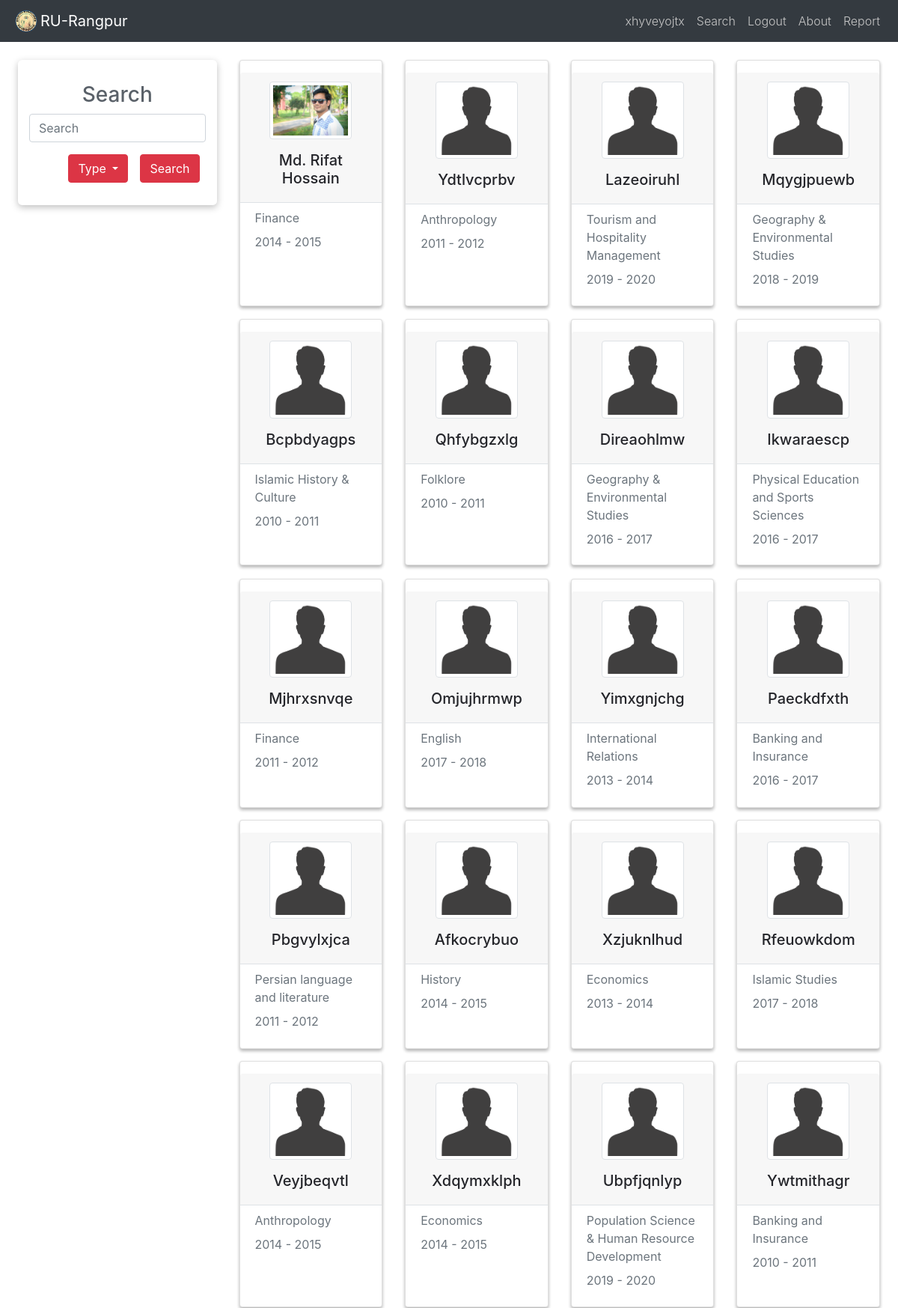
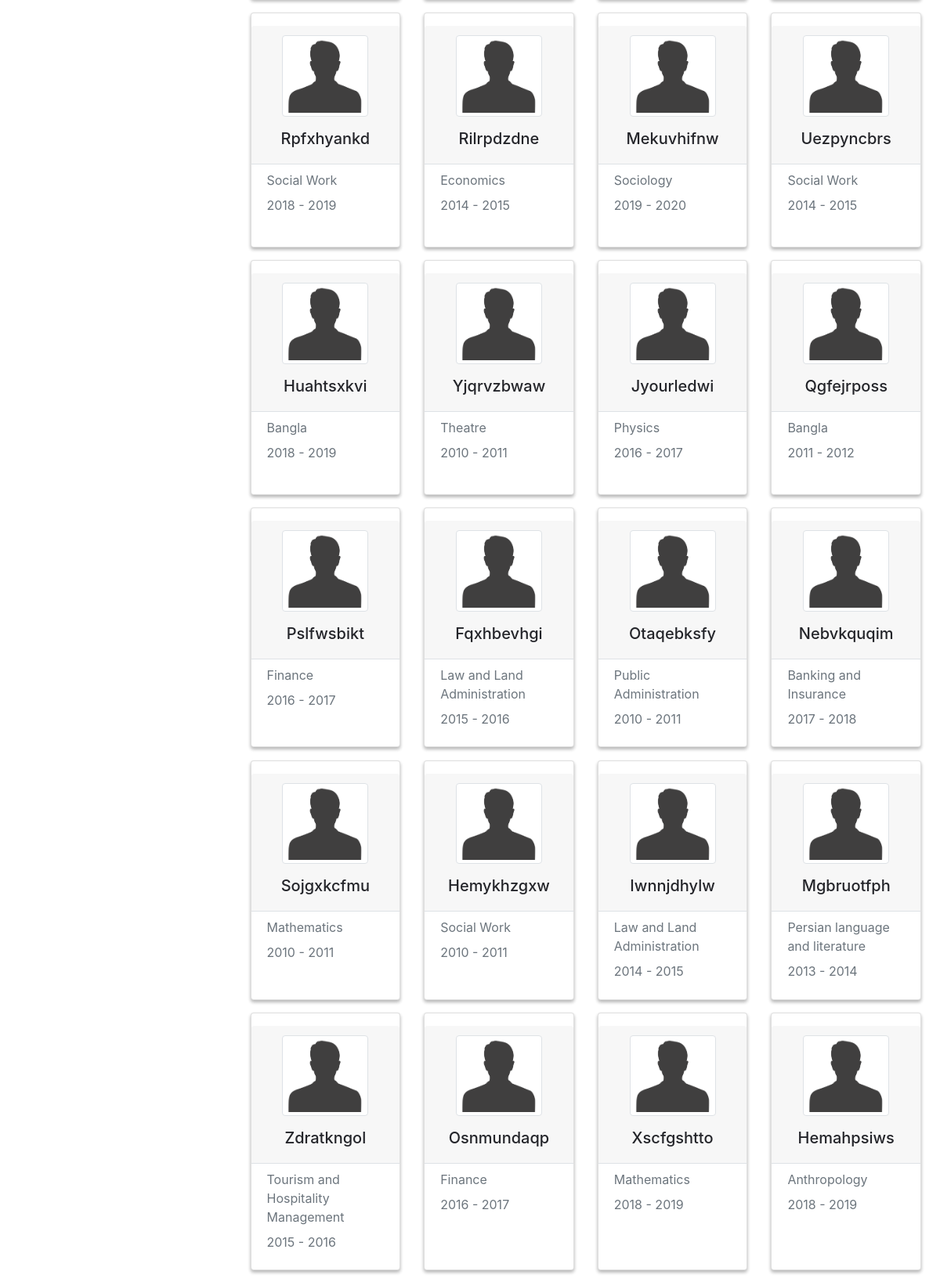
Screenshot of /search/ (signed in, upper part) with the database file from the repository (2 pictures, top to bottom).
### ru/models.py (models this page shows, shortened)
class UserInfo(models.Model):
    user = models.OneToOneField(User, on_delete=models.CASCADE)
    email = models.CharField(max_length=60, blank=True, null=True)
    view = models.PositiveIntegerField(default=0)
    date = models.DateField(default=datetime.now)
    slug = models.SlugField(blank=True, null=True, max_length=50)
    name = models.CharField(max_length=100, blank=True, null=True)
    mobile = models.CharField(max_length=20, blank=True, null=True)
    present_address = models.CharField(max_length=300, blank=True, null=True)
    permanent_address = models.CharField(max_length=300, blank=True)
    school = models.CharField(max_length=200, blank=True, null=True)
    college = models.CharField(max_length=200, blank=True, null=True)
    university = models.CharField(max_length=200, blank=True, null=True)
    relation = models.CharField(max_length=200, blank=True, null=True)
    dept = models.CharField(max_length=100, blank=True, null=True)
    session = models.CharField(max_length=20, blank=True, null=True)
    blood = models.CharField(max_length=9, blank=True, null=True)
    father = models.CharField(max_length=100, blank=True, null=True)
    mother = models.CharField(max_length=100, blank=True, null=True)
    gender = models.CharField(max_length=10, blank=True, null=True)
    fb = models.CharField(max_length=100, blank=True, null=True)
    bio = models.TextField(max_length=100, blank=True, null=True)
    img = models.ImageField(upload_to='profile_pics',
                            blank=True, default="default.png")
    alumni = models.BooleanField(default=False)

### search/views.py (the view)
# urls.py: path('search/', views.search, name='search'),
@login_required
def search(request):
    object = None
    q = request.GET.get('q')
    btn = request.GET.get('btn')
    if q is not None:
        if btn == 'By Name':
            object = UserInfo.objects.filter(name__icontains = q)
        elif btn == 'By Department':
            object = UserInfo.objects.filter(dept__icontains = q)
        elif btn == 'By Blood Group':
            object = UserInfo.objects.filter(blood__iexact = q)
        elif btn == 'By School':
            object = UserInfo.objects.filter(school__icontains = q)
        elif btn == 'By College':
            object = UserInfo.objects.filter(college__icontains = q)
        elif btn == 'By Session':
            object = UserInfo.objects.filter(session__icontains = q)
        else:
            object = UserInfo.objects.filter(Q(name__icontains = q) | Q(blood__icontains = q) | Q(relation__icontains = q) | Q(dept__icontains = q) | Q(school__icontains = q) |Q(college__icontains = q) |Q(session__icontains = q) |Q(slug__icontains = q) |Q(mobile__icontains = q) |Q(email__icontains = q) |Q(bio__icontains = q) |Q(present_address__icontains = q) |Q(permanent_address__icontains = q)  )
        if object.count() == 0:
            messages.error(request,"User Not Found! Try again!")
    else:
        object = UserInfo.objects.order_by('?')
    return render(request,'search/search.html',{'objects':object})

### Templates/search/search.html (shortened to what this page needs)
{% extends 'ru/nav.html' %}
{% load staticfiles %}
{% block navbar %}
<div class="main-content-container container-fluid px-4">
    <div class="row mt-4">
        <div class="col-lg-3 col-md-12 col-sm-12">
            <div class="container-search">
                <div class="">
                    <h3>Search</h3>
                </div>
                <form method="get">
                    <div class=" row">
                        <input class=" form-control col-md-12 mr-sm-2" type="search" required placeholder="Search"
                            name='q' aria-label="Search">
                    </div>
                    <div class="row d-flex justify-content-end">
                        <div class="btn-group mt-3 float-right mx-2">
                            <button type="button btn-search" class="btn btn-danger dropdown-toggle "
                                data-toggle="dropdown" aria-haspopup="true" aria-expanded="false">
                                Type
                            </button>
                        </div>
                        <div class="btn-group mt-3 mx-2">
                            <input type="submit" class="btn btn-danger" value="Search">
                        </div>
                    </div>
                </form>
            </div>
        </div>
        <div class="col-lg-9 col-md-12">
            <div class="row">
                {% for obj in objects %}
                {% if obj.slug != user.username %}
                <div class="col-lg-3 col-md-4 col-sm-6 col-xs-12"><a href="{% url 'other_profile' obj.slug %}"
                        id='atag'>
                        <div class="card card-small mb-3 pt-3 pb-2 mycard " style="min-height: 300px;">
                            <div class="card-header border-bottom text-center">
                                <div class="mb-3 mx-auto">
                                    <img class="img-thumbnail" src="{{ obj.img.url }}" alt="User Avatar" width="110">
                                </div>
                                <h5 class="mb-0">{{ obj.name }}</h5>
                            </div>
                            <div class="px-3 py-2">
                                <strong class="text-muted d-block mb-2 mx-1">{{ obj.dept }}</strong>
                                <strong class="text-muted d-block mb-2 mx-1">{{ obj.session }}</strong>
                            </div>
                        </div>
                    </a>
                </div>
                {% endif %}
                {% endfor %}
            </div>
        </div>
    </div>
</div>
{% endblock %}

### Templates/ru/nav.html (shortened to what this page needs)
<!DOCTYPE html>
{% load staticfiles %}
<html lang="en" dir="ltr">
<head>
    <link rel="stylesheet" href="https://stackpath.bootstrapcdn.com/bootstrap/4.3.1/css/bootstrap.min.css"
>
    <link rel="stylesheet" href="{% static 'css/style.css'%}">
</head>
<body>
    <nav class="navbar navbar-expand-lg  navbar-dark bg-dark">
        <a class="navbar-brand" href="{% url 'home' %}"><img src="{% static 'img/logo.png'%}" width="30" height="30"
                class="d-inline-block align-top mx-1"><b>RU-Rangpur</b></a>
        <div class="collapse navbar-collapse" id="navbarNav">
            <ul class="navbar-nav ml-auto">
                {% if user.is_superuser %}
                <li class="nav-item ">
                    <a class="nav-link" title="View Profile" href="{% url 'profile' %}">{{user}}</a>
                </li>
                <li class="nav-item ">
                    <a class="nav-link" href="{% url 'home' %}">Search</a>
                </li>
                <li class="nav-item ">
                    <a class="nav-link" href="{% url 'about' %}">About</a>
                </li>
                <li class="nav-item ">
                    <a class="nav-link" href="{% url 'admin:index' %}">Admin Panel</a>
                </li>
                <li class="nav-item ">
                    <a class="nav-link" href="{% url 'table' %}">Table</a>
                </li>
                <li class="nav-item ">
                    <a class="nav-link" href="{% url 'logout' %}">Logout</a>
                </li>
                {%else%}
                {% if user.is_authenticated %}
                <li class="nav-item ">
                    <a class="nav-link" title="View Profile" href="{% url 'profile' %}">{{user}}</a>
                </li>
                {% endif %}
                {% if user.is_authenticated %}
                <li class="nav-item ">
                    <a class="nav-link" href="{% url 'home' %}">Search</a>
                </li>
                {% endif %}
                {% if user.is_authenticated %}
                <li class="nav-item ">
                    <a class="nav-link" href="{% url 'logout' %}">Logout</a>
                </li>
                {% endif %}
                <li class="nav-item ">
                    <a class="nav-link" href="{% url 'about' %}">About</a>
                </li>
                <li class="nav-item"><a class="nav-link " href="{% url 'report' %}">Report</li></a>
                {% endif %}
            </ul>
        </div>
    </nav>
    {% block navbar %}
    {% endblock %}
</body>
</html>

### static/css/style.css (style rules this page uses)
body { height: 100vh; margin: 0; padding: 0; font-size: 1rem; font-weight: 300; color: #5a6169; background-color: #fff; min-height: 100%; }
.card-small { width: 100%; }
.container-search { background-color: #fff; margin: auto; width: 100%; height: auto; padding: 30px; border-radius: 0.35em; box-shadow: 0 3px 10px 0 rgba(0, 0, 0, 0.25); text-align: center; margin-right: 25px; margin-bottom: 30px; }
.nav-link { color: #c6c6c6 !important; }
.mycard { height: 95%; margin-bottom: 5%; box-shadow: 0 3px 4px 0 rgba(0, 0, 0, 0.2), 0 2px 4px 0 rgba(0, 0, 0, 0.12); }
#atag { text-decoration: none; color: #24252a; }

### Templates/search/search.html (style rules this page uses)
#atag { text-decoration: none; color: #24252a; }

### rows the page displays
UserInfo: img (picture), name "Md. Rifat Hossain", dept "Finance", session "2014 - 2015"
UserInfo: img (placeholder picture), name "Ydtlvcprbv", dept "Anthropology", session "2011 - 2012"
UserInfo: img (placeholder picture), name "Lazeoiruhl", dept "Tourism and Hospitality Management", session "2019 - 2020"
UserInfo: img (placeholder picture), name "Mqygjpuewb", dept "Geography & Environmental Studies", session "2018 - 2019"
UserInfo: img (placeholder picture), name "Bcpbdyagps", dept "Islamic History & Culture", session "2010 - 2011"
UserInfo: img (placeholder picture), name "Qhfybgzxlg", dept "Folklore", session "2010 - 2011"
UserInfo: img (placeholder picture), name "Direaohlmw", dept "Geography & Environmental Studies", session "2016 - 2017"
UserInfo: img (placeholder picture), name "Ikwaraescp", dept "Physical Education and Sports Sciences", session "2016 - 2017"
UserInfo: img (placeholder picture), name "Mjhrxsnvqe", dept "Finance", session "2011 - 2012"
UserInfo: img (placeholder picture), name "Omjujhrmwp", dept "English", session "2017 - 2018"
UserInfo: img (placeholder picture), name "Yimxgnjchg", dept "International Relations", session "2013 - 2014"
UserInfo: img (placeholder picture), name "Paeckdfxth", dept "Banking and Insurance", session "2016 - 2017"
UserInfo: img (placeholder picture), name "Pbgvylxjca", dept "Persian language and literature", session "2011 - 2012"
UserInfo: img (placeholder picture), name "Afkocrybuo", dept "History", session "2014 - 2015"
UserInfo: img (placeholder picture), name "Xzjuknlhud", dept "Economics", session "2013 - 2014"
UserInfo: img (placeholder picture), name "Rfeuowkdom", dept "Islamic Studies", session "2017 - 2018"
UserInfo: img (placeholder picture), name "Veyjbeqvtl", dept "Anthropology", session "2014 - 2015"
UserInfo: img (placeholder picture), name "Xdqymxklph", dept "Economics", session "2014 - 2015"
UserInfo: img (placeholder picture), name "Ubpfjqnlyp", dept "Population Science & Human Resource Development", session "2019 - 2020"
UserInfo: img (placeholder picture), name "Ywtmithagr", dept "Banking and Insurance", session "2010 - 2011"
UserInfo: img (placeholder picture), name "Rpfxhyankd", dept "Social Work", session "2018 - 2019"
UserInfo: img (placeholder picture), name "Rilrpdzdne", dept "Economics", session "2014 - 2015"
UserInfo: img (placeholder picture), name "Mekuvhifnw", dept "Sociology", session "2019 - 2020"
UserInfo: img (placeholder picture), name "Uezpyncbrs", dept "Social Work", session "2014 - 2015"
UserInfo: img (placeholder picture), name "Huahtsxkvi", dept "Bangla", session "2018 - 2019"
UserInfo: img (placeholder picture), name "Yjqrvzbwaw", dept "Theatre", session "2010 - 2011"
UserInfo: img (placeholder picture), name "Jyourledwi", dept "Physics", session "2016 - 2017"
UserInfo: img (placeholder picture), name "Qgfejrposs", dept "Bangla", session "2011 - 2012"
UserInfo: img (placeholder picture), name "Pslfwsbikt", dept "Finance", session "2016 - 2017"
UserInfo: img (placeholder picture), name "Fqxhbevhgi", dept "Law and Land Administration", session "2015 - 2016"
UserInfo: img (placeholder picture), name "Otaqebksfy", dept "Public Administration", session "2010 - 2011"
UserInfo: img (placeholder picture), name "Nebvkquqim", dept "Banking and Insurance", session "2017 - 2018"
UserInfo: img (placeholder picture), name "Sojgxkcfmu", dept "Mathematics", session "2010 - 2011"
UserInfo: img (placeholder picture), name "Hemykhzgxw", dept "Social Work", session "2010 - 2011"
UserInfo: img (placeholder picture), name "Iwnnjdhylw", dept "Law and Land Administration", session "2014 - 2015"
UserInfo: img (placeholder picture), name "Mgbruotfph", dept "Persian language and literature", session "2013 - 2014"
UserInfo: img (placeholder picture), name "Zdratkngol", dept "Tourism and Hospitality Management", session "2015 - 2016"
UserInfo: img (placeholder picture), name "Osnmundaqp", dept "Finance", session "2016 - 2017"
UserInfo: img (placeholder picture), name "Xscfgshtto", dept "Mathematics", session "2018 - 2019"
UserInfo: img (placeholder picture), name "Hemahpsiws", dept "Anthropology", session "2018 - 2019"

### other values shown
{{ user }} "xhyveyojtx"
